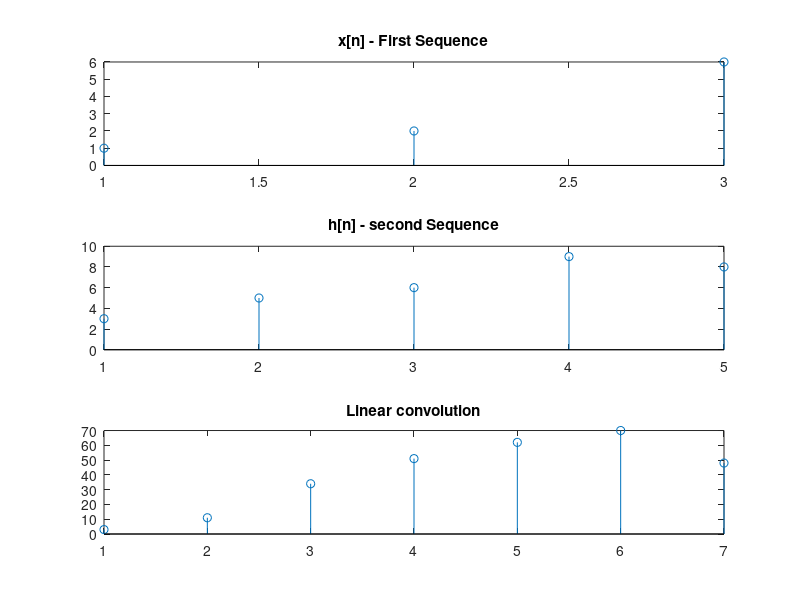

This chart was generated by the following MATLAB code:
%% *Experiment No.- 4* _To develop program for linear convolution Two Sequence_ 

clc;clear all;close all;

%discrete convolution
%S1 = input('Input first sequence x[n]');
S1=[1 2 6];
%S2 = input('Input second sequence h[n]');
S2=[3 5 6 9 8];

% linear convolution 
Lconv = conv(S1,S2);


subplot(3,1,1);stem(S1);title('x[n] - First Sequence');
subplot(3,1,2);stem(S2);title('h[n] - second Sequence');
subplot(3,1,3);stem(Lconv);title('Linear convolution');


